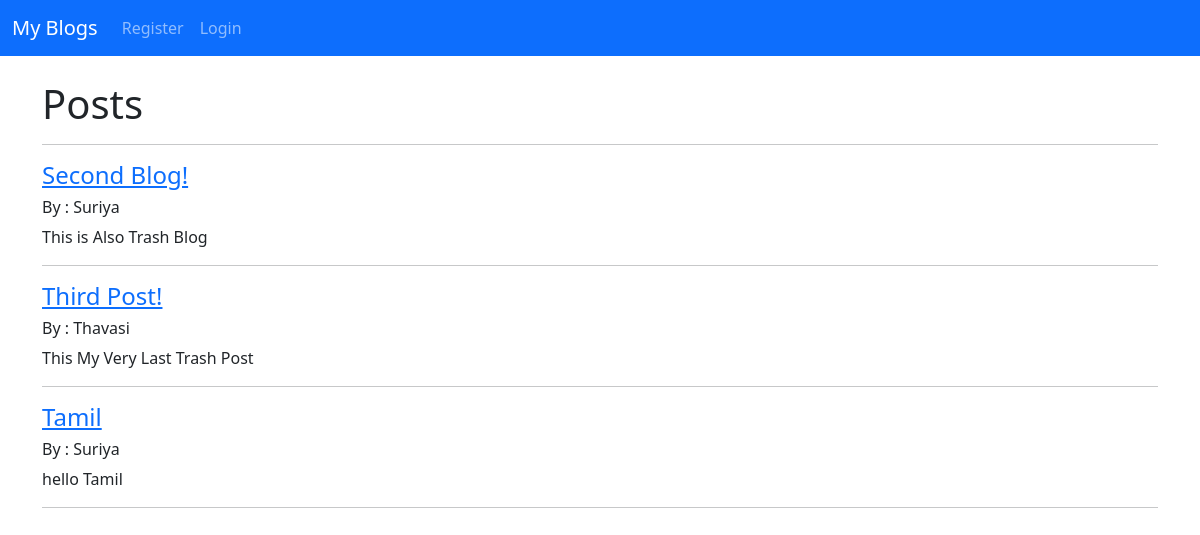
The app's page /, older data.
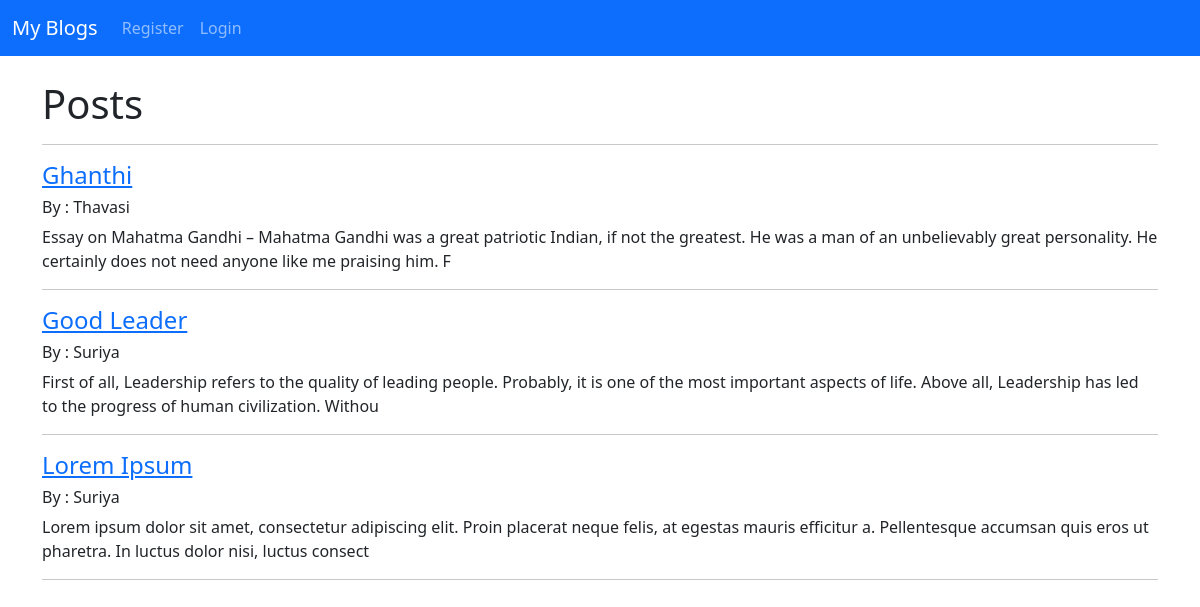
The same page, newer data.
### user/models.py (models this page shows, shortened)
class Post(models.Model):
    title=models.CharField(max_length=255)
    titleTag=models.CharField(max_length=255)
    author=models.ForeignKey(User,on_delete=models.CASCADE)
    category=models.TextField()
    body=models.TextField()
    post_date=models.DateField(auto_now_add=True)

### user/views.py (the view)
# urls.py: path('',BlogView.as_view(), name="home"),
class BlogView(ListView):
    model = Post
    template_name='home.html'
    ordering=['-post_date']

### user/templates/home.html (shortened to what this page needs)
{% extends 'base.html'%}
{% block content%}
<!DOCTYPE html>
<html>
<head>
</head>
<body>
	<h1>Posts</h1>
	<hr>
{% for post in object_list %}
		<a href="{% url 'article' post.pk%}">
			<h4>{{post.title}}</h4>
		</a>
		<h6>By :
		{{post.author}}
		</h6>
		{{post.body|slice:":200"|safe}}
<hr>
{% endfor %}
</body>
</html>
{% endblock %}

### user/templates/base.html (shortened to what this page needs)
<!doctype html>
<html lang="en">
  <head>
    <link href="https://cdn.jsdelivr.net/npm/bootstrap@5.2.1/dist/css/bootstrap.min.css" rel="stylesheet">
  </head>
  <body>
    <nav class="navbar navbar-expand-lg navbar-dark bg-primary">
      <div class="container-fluid">
        <a class="navbar-brand" href="{%url 'home' %}">My Blogs</a>
      <div class="collapse navbar-collapse" id="navbarSupportedContent">
        <ul class="navbar-nav me-auto mb-2 mb-lg-0">
      {% if user.is_authenticated %}
          <li class="nav-item">
            <a class="nav-link" href="{% url 'add'%}">Add Blog</a>
          </li>
           <li class="nav-item">
            <a class="nav-link" href="{% url 'add_category'%}">Add Category</a>
          </li
          <li class="nav-item">
            <a class="nav-link" href="{% url 'logout'%}">Log Out</a>
          </li>
      {% else %}
          <li class="nav-item">
            <a class="nav-link" href="{% url 'register'%}">Register</a>
          </li>
          <li class="nav-item">
            <a class="nav-link" href="{% url 'login'%}">Login</a>
          </li>
      {% endif %}
        </ul>
       </div>
    </div>
</nav>
    <br>
    <div class="container">
      {% block content%}
      {% endblock %}
    </div>
  </body>
</html>

Row changes from the older to the newer data that the page shows:
removed Post: title "Second Blog!", author "Suriya", body "This is Also Trash Blog"
changed Post "Thavasi": title "Third Post!" → "Ghanthi"; body "This My Very Last Trash Post" → "Essay on Mahatma Gandhi – Mahatma Gandhi was a great patriotic Indian, if not the greatest. He was a man of an unbelievably great personality. He certainly does not need anyone like me praising him. F"
changed Post: title "Tamil" → "Good Leader"; body "hello Tamil" → "First of all, Leadership refers to the quality of leading people. Probably, it is one of the most important aspects of life. Above all, Leadership has led to the progress of human civilization. Withou"
added Post: title "Lorem Ipsum", author "Suriya", body "Lorem ipsum dolor sit amet, consectetur adipiscing elit. Proin placerat neque felis, at egestas mauris efficitur a. Pellentesque accumsan quis eros ut pharetra. In luctus dolor nisi, luctus consect"
